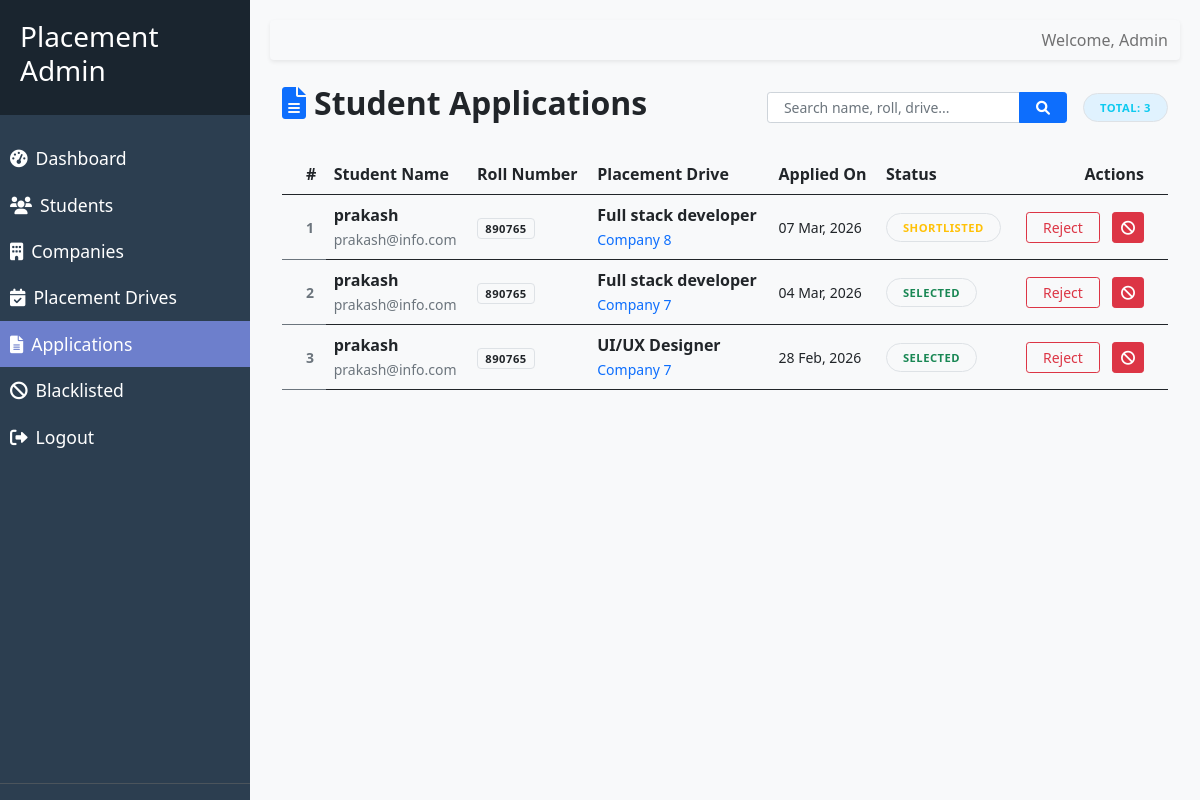
Page /admin/applications (signed in) on the earlier database version.
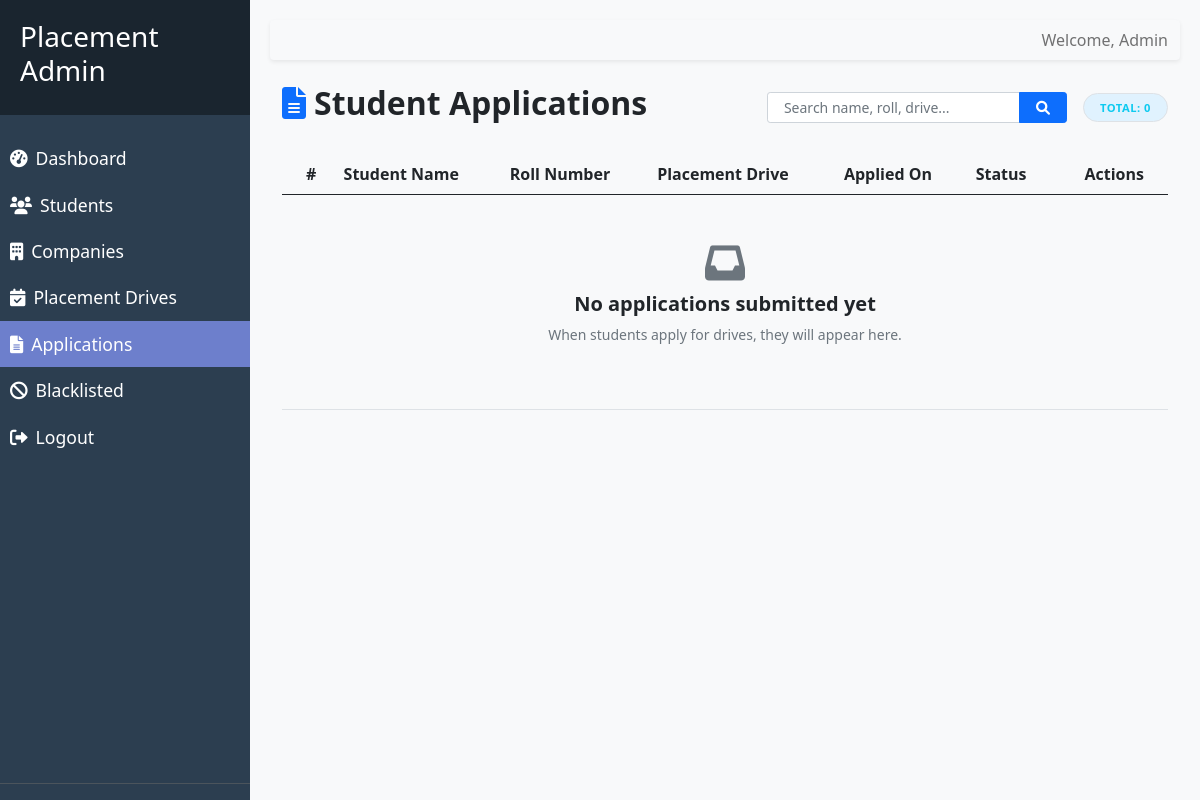
Same page on the later database version.
### models/student_application.py (models this page shows, shortened)
class StudentApplication(db.Model):
    __tablename__ = "student_applications"
    __table_args__ = (
        db.UniqueConstraint('student_id', 'drive_id', name='unique_student_drive_application'),
    )
    id = db.Column(db.Integer, primary_key=True)
    student_id = db.Column(db.Integer, db.ForeignKey("student_profiles.id"), nullable=False)
    drive_id = db.Column(db.Integer, db.ForeignKey("placement_drives.id"), nullable=False)
    status = db.Column(
        db.Enum(ApplicationStatus),
        nullable=False,
        default=ApplicationStatus.APPLIED
    )
    applied_at = db.Column(db.DateTime, nullable=False, server_default=db.func.now())
    updated_at = db.Column(db.DateTime, nullable=True, onupdate=db.func.now())
    student = db.relationship("StudentProfile", backref=db.backref("student_applications", lazy=True))
    drive = db.relationship("PlacementDrive", backref=db.backref("job_applications", lazy=True, cascade="all, delete-orphan"))

### models/student_profile.py (models this page shows, shortened)
class StudentProfile(db.Model):
    __tablename__ = "student_profiles"
    id = db.Column(db.Integer, primary_key=True)
    account_id = db.Column(db.Integer, db.ForeignKey("accounts.id"), unique=True, nullable=False)
    full_name = db.Column(db.String(255), nullable=False)
    university_register_number = db.Column(db.String(100), unique=True, nullable=False)
    gender_code = db.Column(db.String(20), nullable=True)
    date_of_birth = db.Column(db.Date, nullable=True)
    institutional_email = db.Column(db.String(255), unique=True, nullable=False)
    personal_email = db.Column(db.String(255), nullable=True)
    primary_phone = db.Column(db.String(20), nullable=False)
    secondary_phone = db.Column(db.String(20), nullable=True)
    skills = db.Column(db.String(500), nullable=True)
    cv_filename = db.Column(db.String(255), nullable=True)

### models/placement_drive.py (models this page shows, shortened)
class PlacementDrive(db.Model):
    __tablename__ = "placement_drives"
    id = db.Column(db.Integer, primary_key=True)
    company_id = db.Column(db.Integer, db.ForeignKey("company_profiles.id"), nullable=False)
    company = db.relationship("CompanyProfile")
    job_title = db.Column(db.String(200), nullable=False)
    job_description = db.Column(db.Text, nullable=False)
    eligibility_criteria = db.Column(db.String(500), nullable=False)
    job_location = db.Column(db.String(100), nullable=False)
    package_amount = db.Column(db.String(50), nullable=False)
    application_deadline = db.Column(db.DateTime, nullable=False)
    approval_status = db.Column(
        db.Enum(DriveStatus),
        nullable=False,
        default=DriveStatus.PENDING
    )
    created_at = db.Column(db.DateTime, nullable=False, server_default=db.func.now())
    approved_at = db.Column(db.DateTime, nullable=True, onupdate=db.func.now())
    rejection_reason = db.Column(db.String(500), nullable=True)

### models/company_profile.py (models this page shows, shortened)
class CompanyProfile(db.Model):
    __tablename__ = "company_profiles"
    id = db.Column(db.Integer, primary_key=True)
    account_id = db.Column(db.Integer, db.ForeignKey("accounts.id"), unique=True, nullable=False)
    name = db.Column(db.String(255), nullable=False)
    company_id_field = db.Column(db.String(100), unique=True, nullable=False)
    website_url = db.Column(db.String(255), nullable=True)
    industry_type = db.Column(db.String(255), nullable=True)
    location = db.Column(db.String(255), nullable=True)
    approval_status = db.Column(
        db.Enum(ApprovalAction),
        nullable=False,
        default=ApprovalAction.PENDING,
        index=True
    )
    hr_contact = db.Column(db.String(255), nullable=False)
    work_email = db.Column(db.String(255), unique=True, nullable=False)

### routes/moderation_routes.py (the view, shortened to what this page needs)
@admin_bp.route("/applications", endpoint="applications")
def inspect_student_applications():
    search_query = request.args.get('search', '').strip()
    query = StudentApplication.query
    all_apps = query.order_by(StudentApplication.applied_at.desc()).all()
    return render_template("admin/applications.html", applications=all_apps, search_query=search_query)

### routes/moderation_routes.py (called while the page is built)
@admin_bp.before_request
def admin_required():
    if session.get("role") != "admin":
        return redirect(url_for("auth.admin_login"))

### utils/helpers.py (called while the page is built)
def format_drive_date(value):
    if not value:
        return "N/A"
    return value.strftime('%d %b, %Y')

### templates/admin/applications.html (shortened to what the changed rows need)
{% extends 'base_admin.html' %}
{% block content %}
<div class="container-fluid mt-4">
    <div class="d-flex justify-content-between align-items-center mb-4">
        <h2 class="fw-bold"><i class="fas fa-file-alt me-2 text-primary"></i>Student Applications</h2>
        <div class="d-flex align-items-center gap-3">
            <form action="{{ url_for('admin.applications') }}" method="GET" class="input-group input-group-sm"
                style="width: 300px;">
                <input type="text" name="search" class="form-control rounded-start-pill ps-3"
                    placeholder="Search name, roll, drive..." value="{{ search_query or '' }}">
                <button class="btn btn-primary rounded-end-pill px-3" type="submit">
                </button>
            </form>
            <div class="badge bg-soft-info p-2 px-3 rounded-pill text-info border border-info-subtle">
                Total: {{ applications|length }}
            </div>
        </div>
    </div>
    <div class="portal-panel">
        <div class="table-responsive">
            <table class="table table-hover align-middle mb-0">
                <thead class="bg-light border-bottom">
                    <tr>
                        <th class="ps-4">#</th>
                        <th>Student Name</th>
                        <th>Roll Number</th>
                        <th>Placement Drive</th>
                        <th>Applied On</th>
                        <th>Status</th>
                        <th class="pe-4 text-end">Actions</th>
                    </tr>
                </thead>
                <tbody>
                    {% for app in applications %}
                    <tr class="border-bottom-0">
                        <td class="ps-4 fw-bold text-muted small">{{ loop.index }}</td>
                        <td>
                            <div class="fw-bold text-dark">{{ app.student.full_name }}</div>
                            <small class="text-muted">{{ app.student.institutional_email }}</small>
                        </td>
                        <td><span class="badge bg-light text-dark border">{{ app.student.university_register_number
                                }}</span></td>
                        <td>
                            <div class="fw-bold">{{ app.drive.job_title }}</div>
                            <small class="text-primary">{{ app.drive.company.name if app.drive.company else "Unknown
                                Company" }}</small>
                        </td>
                        <td>
                            <div class="small">{{ app.applied_at | format_drive_date }}</div>
                        </td>
                        <td id="status-{{ app.id }}">
                            {{ app.status | status_badge }}
                        </td>
                        <td class="pe-4 text-end">
                            <div class="btn-group btn-group-sm">
                                <button class="btn btn-outline-danger px-3 update-status" data-id="{{ app.id }}"
                                    data-status="Rejected">Reject</button>
                            </div>
                            <form
                                action="{{ url_for('admin.blacklist_entity', entity_type='application', entity_id=app.id) }}"
                                method="POST" class="d-inline ms-2">
                                <button type="submit" class="btn btn-sm btn-danger px-2" title="Blacklist"
                                    onclick="return confirm('Are you sure you want to blacklist this application?')">
                                    <i class="fas fa-ban"></i>
                                </button>
                            </form>
                        </td>
                    </tr>
                    {% else %}
                    <tr>
                        <td colspan="7" class="text-center py-5">
                            <div class="text-muted mb-2">
                                <i
                                    class="fas {% if search_query %}fa-search-minus{% else %}fa-inbox{% endif %} fs-1 opacity-25"></i>
                            </div>
                            <h5 class="fw-bold">{% if search_query %}No matches found{% else %}No applications submitted
                                yet{% endif %}</h5>
                            <p class="text-muted small">
                                {% if search_query %}
                                No applications match "<strong>{{ search_query }}</strong>".
                                {% else %}
                                When students apply for drives, they will appear here.
                                {% endif %}
                            </p>
                        </td>
                    </tr>
                    {% endfor %}
                </tbody>
            </table>
        </div>
    </div>
</div>
{% endblock %}

Differences in the rows shown:
removed StudentApplication: student.full_name "prakash", student.institutional_email "prakash@info.com", student.university_register_number "890765", drive.job_title "Full stack developer", drive.company "Company 8", applied_at "07 Mar, 2026", status|status_badge "SHORTLISTED"
removed StudentApplication: student.full_name "prakash", student.institutional_email "prakash@info.com", student.university_register_number "890765", drive.job_title "Full stack developer", drive.company "Company 7", applied_at "04 Mar, 2026", status|status_badge "SELECTED"
removed StudentApplication: student.full_name "prakash", student.institutional_email "prakash@info.com", student.university_register_number "890765", drive.job_title "UI/UX Designer", drive.company "Company 7", applied_at "28 Feb, 2026", status|status_badge "SELECTED"
Other differences:
{{ applications|length }}: "3" → "0"
text now shown: "No applications submitted yet When students apply for drives, they will appear here."
